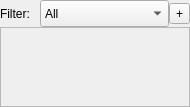
<?xml version="1.0" encoding="UTF-8"?>
<ui version="4.0">
 <class>PMControlWidget</class>
 <widget class="QWidget" name="PMControlWidget">
  <property name="enabled">
   <bool>true</bool>
  </property>
  <property name="geometry">
   <rect>
    <x>0</x>
    <y>0</y>
    <width>190</width>
    <height>107</height>
   </rect>
  </property>
  <property name="sizePolicy">
   <sizepolicy hsizetype="MinimumExpanding" vsizetype="MinimumExpanding">
    <horstretch>0</horstretch>
    <verstretch>0</verstretch>
   </sizepolicy>
  </property>
  <property name="maximumSize">
   <size>
    <width>4000000</width>
    <height>3000000</height>
   </size>
  </property>
  <property name="windowTitle">
   <string>Process Manager Control</string>
  </property>
  <layout class="QVBoxLayout" name="pmControlVerticalLayout" stretch="0,0">
   <property name="spacing">
    <number>0</number>
   </property>
   <property name="leftMargin">
    <number>0</number>
   </property>
   <property name="topMargin">
    <number>0</number>
   </property>
   <property name="rightMargin">
    <number>0</number>
   </property>
   <property name="bottomMargin">
    <number>0</number>
   </property>
   <item>
    <layout class="QHBoxLayout" name="filterHorizontalLayout" stretch="0,0,0">
     <item>
      <widget class="QLabel" name="ShowFilterLabel">
       <property name="minimumSize">
        <size>
         <width>40</width>
         <height>27</height>
        </size>
       </property>
       <property name="maximumSize">
        <size>
         <width>40</width>
         <height>27</height>
        </size>
       </property>
       <property name="text">
        <string>Filter:</string>
       </property>
      </widget>
     </item>
     <item>
      <widget class="QComboBox" name="showFilterComboBox">
       <property name="minimumSize">
        <size>
         <width>60</width>
         <height>27</height>
        </size>
       </property>
       <property name="maximumSize">
        <size>
         <width>1000</width>
         <height>27</height>
        </size>
       </property>
       <property name="editable">
        <bool>false</bool>
       </property>
       <property name="currentIndex">
        <number>0</number>
       </property>
       <property name="modelColumn">
        <number>0</number>
       </property>
       <item>
        <property name="text">
         <string>All</string>
        </property>
       </item>
       <item>
        <property name="text">
         <string>Local</string>
        </property>
       </item>
      </widget>
     </item>
     <item>
      <widget class="QToolButton" name="addRobotButton">
       <property name="locale">
        <locale language="English" country="UnitedKingdom"/>
       </property>
       <property name="text">
        <string>+</string>
       </property>
       <property name="icon">
        <iconset>
         <normaloff>../../resources/Pixelmixer-Basic-Plus.ico</normaloff>../../resources/Pixelmixer-Basic-Plus.ico</iconset>
       </property>
      </widget>
     </item>
    </layout>
   </item>
   <item>
    <widget class="QScrollArea" name="scrollArea">
     <property name="locale">
      <locale language="English" country="UnitedKingdom"/>
     </property>
     <property name="frameShape">
      <enum>QFrame::StyledPanel</enum>
     </property>
     <property name="frameShadow">
      <enum>QFrame::Sunken</enum>
     </property>
     <property name="widgetResizable">
      <bool>true</bool>
     </property>
     <widget class="QWidget" name="scrollAreaWidgetContents">
      <property name="geometry">
       <rect>
        <x>0</x>
        <y>0</y>
        <width>188</width>
        <height>76</height>
       </rect>
      </property>
      <layout class="QHBoxLayout" name="horizontalLayout">
       <property name="leftMargin">
        <number>0</number>
       </property>
       <property name="topMargin">
        <number>0</number>
       </property>
       <property name="rightMargin">
        <number>0</number>
       </property>
       <property name="bottomMargin">
        <number>0</number>
       </property>
       <item>
        <layout class="QHBoxLayout" name="pmHorizontalLayout">
         <item>
          <spacer name="horizontalSpacer">
           <property name="orientation">
            <enum>Qt::Horizontal</enum>
           </property>
           <property name="sizeHint" stdset="0">
            <size>
             <width>40</width>
             <height>20</height>
            </size>
           </property>
          </spacer>
         </item>
        </layout>
       </item>
      </layout>
     </widget>
    </widget>
   </item>
  </layout>
 </widget>
 <layoutdefault spacing="0" margin="0"/>
 <resources/>
 <connections/>
</ui>
